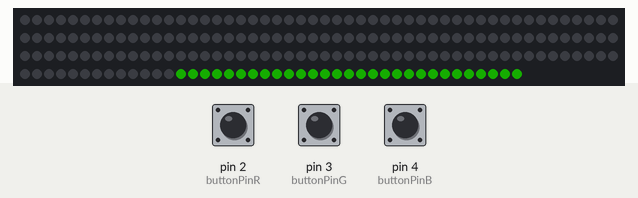
A sketch run on a simulated Arduino Uno, built with avr-gcc and run on an emulated ATmega328P. Shown: 192 RGB LEDs in strip order, left to right, continuing on the next row. The test bench sets the inputs (shaded band); at power-on: pin 2 (buttonPinR) LOW, pin 4 (buttonPinB) LOW, pin 3 (buttonPinG) LOW. Dim RGB values are drawn brighter than linear; random numbers use the default seed unless the sketch sets one.

Above: at 1.2 s.
1.3 s: pin 2 (buttonPinR) pulled HIGH for 1 s
2.9 s: pin 4 (buttonPinB) pulled HIGH for 0.15 s
3.6 s: pin 3 (buttonPinG) pulled HIGH for 1 s
At 3.69 s:
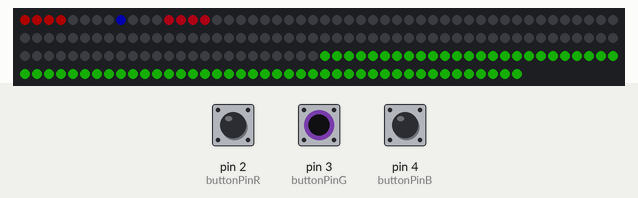
5.2 s: pin 3 (buttonPinG) pulled HIGH for 0.15 s
At 5.7 s:
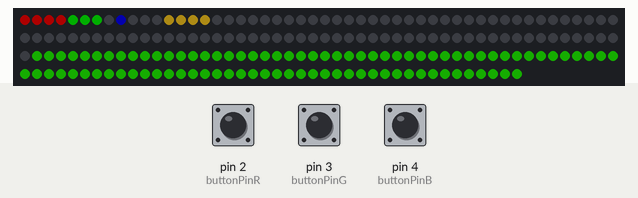
5.9 s: pin 4 (buttonPinB) pulled HIGH for 1 s
7.5 s: pin 4 (buttonPinB) pulled HIGH for 0.15 s
At 8.25 s:
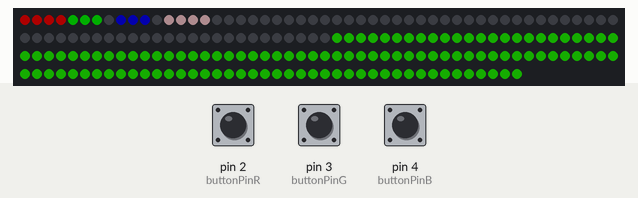
At 18.01 s:
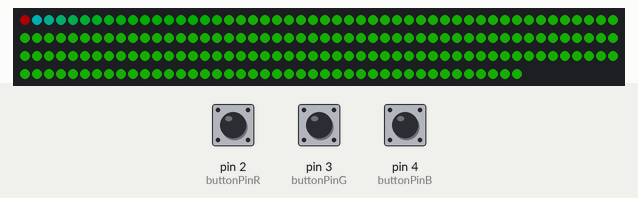

The sketch:

addcolors.ino
```cpp
//todo
// issues with white and black colors not looking like colors but still working
// make player lose if color is too white,  what about black?
// add more interesting death screen
// convert r,g,b into array,  remove duplicate variables
// after lossing the game waits until the player presses, and releases a button

//https://learn.adafruit.com/adafruit-neopixel-uberguide/arduino-library-use
#include <Adafruit_NeoPixel.h>
#ifdef __AVR__
#include <avr/power.h> // Required for 16 MHz Adafruit Trinket
#endif

#define PIN 6
#define NUMPIXELS 192 // 192 total?

Adafruit_NeoPixel strip(NUMPIXELS, PIN, NEO_GRB + NEO_KHZ800);

#define MAXBRIGHTNESS 50
#define buttonPinR 2
#define buttonPinG 3
#define buttonPinB 4
#define growRate 3
#define pixelGrowthRate  0.2

bool isAnyButtonDown = false;
float pixelTimer = 0;
int cycle = 0;
float R = 0, G = 0, B = 0;
int R_int = 0, G_int = 0, B_int = 0;
int isButtonDownR = false, isButtonDownG = false, isButtonDownB = false;
unsigned int target_hue = random(0,65536);
uint32_t target_color = strip.gamma32(strip.ColorHSV(target_hue)); //(Hue 0 - 65536), (Sat0-255),(Value 0-255)
byte rgb[3];
double hsv[3];
//https://piandmore.wordpress.com/2020/08/15/rgb-to-hsv-and-vice-versa/
void RGBtoHSV (byte rgb[], double hsv[]) {
  byte xMin = rgb[0];
  if (rgb[1]<xMin) {
    xMin = rgb[1];
  }
  if (rgb[2]<xMin) {     xMin = rgb[2];   }   byte xMax = rgb[0];   if (rgb[1]>xMax) {
    xMax = rgb[1];
  }
  if (rgb[2]>xMax) {
    xMax = rgb[2];
  }
  hsv[2] = xMax;

  byte delta = xMax-xMin;

  if (xMax!=0) {
    hsv[1] = (int)(delta)*255/xMax;
  } else {
    hsv[0] = 0;
    hsv[1] = 0;
    return;
  }

  if (rgb[0]==xMax) {
    hsv[0] = (rgb[1]-rgb[2])*60/delta;
  } else if (rgb[1]==xMax) {
    hsv[0] = 120+(rgb[2]-rgb[0])*60/delta;
  } else {
    hsv[0] = 240+(rgb[0]-rgb[1])*60/delta;
  }
  if (hsv[0]<0) {
    hsv[0] += 360;
  }
}

int mod(int a, int n){ //modulus function that works more like math. (ignores negative)
  return (a % n + n) % n;
}

void setup() {
  Serial.begin(9600);
  strip.begin(); // INITIALIZE NeoPixel strip object (REQUIRED)
  strip.setBrightness(MAXBRIGHTNESS);
  pinMode(buttonPinR, INPUT);
  pinMode(buttonPinG, INPUT);
  pinMode(buttonPinB, INPUT);
}

void loop() {
  // strip.clear(); // Set all pixel colors to 'off'
  // for (int i = 0; i < NUMPIXELS; i++) {
  //   target_color = strip.gamma32(strip.ColorHSV(random(0,65536)));
  //   strip.setPixelColor(i, target_color);
  // }
  //   strip.show();   // Send the updated pixel colors to the hardware.

  cycle++;
  pixelTimer += pixelGrowthRate;
  //check for color collision
  if (pixelTimer > (NUMPIXELS - 16)) {
    rgb[0] = min(MAXBRIGHTNESS,strip.getPixelColor(0) >> 16 & 255); // red
    rgb[1] = min(MAXBRIGHTNESS,strip.getPixelColor(5) >> 8 & 255); // green
    rgb[2] = min(MAXBRIGHTNESS,strip.getPixelColor(10) & 255); // blue
    RGBtoHSV(rgb,hsv);
    const float taget_hue_360 = float(target_hue)/65536*360; //convert to 360 hue
    const int diff = mod(int(hsv[0]-taget_hue_360+180),360)-180; //find difference between each color arc hue
    if (abs(diff) > 60) { //lose and reset
      for (int i = 0; i < 16; i++) {
        // strip.setPixelColor(random(0,NUMPIXELS-1), 0,0,0);//random place on strip goes white
        target_hue += 1000;
        target_color = strip.gamma32(strip.ColorHSV(target_hue)); //(Hue 0 - 65536), (Sat0-255),(Value 0-255)
        strip.setPixelColor(16-i, target_color);
        strip.show();   // Send the updated pixel colors to the hardware.
        delay(200);
      }
      delay(1000);
      strip.clear(); // Set all pixel colors to 'off'
    } else { //survive and reset
      for (int i = 0; i < NUMPIXELS; i+=3) {
        strip.setPixelColor(i, 0, 0, 0);
        strip.setPixelColor(i+1, 0, 0, 0);
        strip.setPixelColor(i+2, 0, 0, 0);
        strip.show();
      }
    }

    strip.clear(); // Set all pixel colors to 'off'
    strip.show();

    //wait until player presses and releases a button
    while (1) {
      if(digitalRead(buttonPinR)||digitalRead(buttonPinG)||digitalRead(buttonPinB)){
        isAnyButtonDown = true;
      }else if (isAnyButtonDown){
        break;
      }
    }
    //resetting
    R = 0;
    G = 0;
    B = 0;
    target_hue = random(0,65536);
    target_color = strip.gamma32(strip.ColorHSV(target_hue)); //(Hue 0 - 65536), (Sat0-255),(Value 0-255)
    pixelTimer = 0;
  }

  //check buttons
  // if (digitalRead(buttonPinR)) {
  //   if (isButtonDownR) {
  //     R += growRate;
  //   } else {
  //     R = -16;
  //   }
  //   isButtonDownR = true;
  // } else {
  //   isButtonDownR = false;
  // }
  // if (digitalRead(buttonPinG)) {
  //   if (isButtonDownG) {
  //     G += growRate;
  //   } else {
  //     G = -16;
  //   }
  //   isButtonDownG = true;
  // } else {
  //   isButtonDownG = false;
  // }
  // if (digitalRead(buttonPinB)) {
  //   if (isButtonDownB) {
  //     B += growRate;
  //   } else {
  //     B = -16;
  //   }
  //   isButtonDownB = true;
  // } else {
  //   isButtonDownB = false;
  // }

  if (digitalRead(buttonPinR)) R += growRate;
  if (digitalRead(buttonPinG)) G += growRate;
  if (digitalRead(buttonPinB)) B += growRate;

  R_int = int(constrain(R, 0, 255));
  G_int = int(constrain(G, 0, 255));
  B_int = int(constrain(B, 0, 255));

  // if(R_int>0)  R_map+=1;
  // if(G_int>0)  G_map+=1;
  // if(B_int>0)  B_map+=1;
  //clear
  for (int i = 0; i < 16; i++)  strip.setPixelColor(i, 0,0,0);
  // draw    //map(value, fromLow, fromHigh, toLow, toHigh)
  for (int i = 0; i < map(R_int,0,255,R_int>0,4); i++) strip.setPixelColor(i, strip.gamma32(strip.ColorHSV(0))); //(Hue 0 - 65536), (Sat0-255),(Value 0-255)
  for (int i = 4; i < 4+map(G_int,0,255,G_int>0,4); i++) strip.setPixelColor(i, strip.gamma32(strip.ColorHSV(22574))); //(Hue 0 - 65536), (Sat0-255),(Value 0-255)
  for (int i = 8; i < 8+map(B_int,0,255,B_int>0,4); i++) strip.setPixelColor(i, strip.gamma32(strip.ColorHSV(46421))); //(Hue 0 - 65536), (Sat0-255),(Value 0-255)
  for (int i = 12; i < 16; i++)  strip.setPixelColor(i, strip.Color( R_int, G_int, B_int ));


  //RGB indicator pixels at the head of the strip
  // if (isButtonDownR & (R_int == 255) & (cycle % 20 > 10)) {
  //   for (int i = 0; i < 5; i++) strip.setPixelColor(i, strip.Color( 0, 0, 0 ));
  // } else {
  //   for (int i = 0; i < 5; i++) strip.setPixelColor(i, strip.gamma32(strip.ColorHSV(0, 255, R_int))); //(Hue 0 - 65536), (Sat0-255),(Value 0-255)
  // }
  // if (isButtonDownG & (G_int == 255) & (cycle % 20 > 10)) {
  //   for (int i = 5; i < 10; i++) strip.setPixelColor(i, strip.Color( 0, 0, 0 ));
  // } else {
  //   for (int i = 5; i < 10; i++) strip.setPixelColor(i, strip.gamma32(strip.ColorHSV(22574, 255, G_int)));
  // }
  // if (isButtonDownB & (B_int == 255) & (cycle % 20 > 10)) {
  //   for (int i = 10; i < 15; i++) strip.setPixelColor(i, strip.Color( 0, 0, 0 ));
  // } else {
  //   for (int i = 10; i < 15; i++) strip.setPixelColor(i, strip.gamma32(strip.ColorHSV(46421, 255, B_int)));
  // }
  // for (int i = 15; i < 20; i++)  strip.setPixelColor(i, strip.Color( R_int, G_int, B_int ));

  strip.setPixelColor(NUMPIXELS - pixelTimer, target_color);
  strip.show();   // Send the updated pixel colors to the hardware.
}
```
